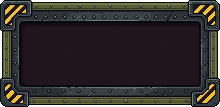
#> input picture art/v8/ui/panel_base.png, 220 x 107 px, given in place of hud_pass.jpg, which was not available
$ python v8_objects.py
#> lines starting #> are read from the running program, lines starting #| are printed output that depends on the picture; pictures that were not available may be replaced by others from this repository, and a replacement may not be noted
### tools/pixel/ai_clean.py
"""Yapay zekâ ile üretilmiş "piksel sanat" görselini gerçek piksel ızgarasına indirir ve düz arka planı siler.

1) Kenar profilinin Fourier analiziyle piksel boyu bulunur (ör. 1408 px genişlik / 240 = 5.87),
2) ızgara kayması hücre içi sapmayı en aza indiren değerle seçilir,
3) her hücre ortanca renge indirilir (JPEG gürültüsü gider),
4) arka plan (yeşil #00FF00 ya da macenta #FF00FF) ve kenardaki renk sızıntısı şeffaf yapılır.

python3 tools/pixel/ai_clean.py giriş.jpg çıkış.png auto|green|magenta [piksel_boyu]
"""
import sys

import numpy as np
from PIL import Image


def pixel_size(a, lo=2.0, hi=12.0):
    g = a.mean(-1)
    best = (0, lo)
    for ax in (0, 1):
        e = np.abs(np.diff(g, axis=ax)).sum(axis=1 - ax)
        e = e - e.mean()
        n = np.arange(len(e))
        for s in np.arange(lo, hi, 0.01):
            v = abs((e * np.exp(-2j * np.pi * n / s)).sum())
            if v > best[0]:
                best = (v, s)
    return best[1]


def fit_offset(a, s):
    H, W, _ = a.shape
    best = None
    for ox in np.arange(0, s, 0.5):
        for oy in np.arange(0, s, 0.5):
            xs = ((np.arange(W) - ox) // s).astype(int)
            ys = ((np.arange(H) - oy) // s).astype(int)
            _, inv, cnt = np.unique((ys[:, None] * 10000 + xs[None, :]).ravel(), return_inverse=True, return_counts=True)
            v = 0.0
            for c in range(3):
                ch = a[..., c].ravel()
                v += ((ch - (np.bincount(inv, ch) / cnt)[inv]) ** 2).mean()
            if best is None or v < best[0]:
                best = (v, ox, oy)
    return best[1], best[2]


def clean(src, dst, bg="green", s=None):
    a = np.asarray(Image.open(src).convert("RGB")).astype(float)
    s = s or pixel_size(a)
    ox, oy = fit_offset(a, s)
    H, W, _ = a.shape
    nw, nh = int((W - ox) // s), int((H - oy) // s)
    out = np.zeros((nh, nw, 3))
    for j in range(nh):
        y0, y1 = int(round(oy + j * s + 1)), int(round(oy + (j + 1) * s - 1))
        for i in range(nw):
            x0, x1 = int(round(ox + i * s + 1)), int(round(ox + (i + 1) * s - 1))
            out[j, i] = np.median(a[y0:max(y1, y0 + 1), x0:max(x1, x0 + 1)].reshape(-1, 3), 0)
    r, g, b = out[..., 0], out[..., 1], out[..., 2]
    if bg == "auto":
        # köşelerden arka plan rengi; kenardan taşma doldurma (iç kısımdaki benzer renkler korunur) +
        # arka plana çok yakın kapalı boşluklar (kol-gövde arası)
        from collections import deque
        corners = np.concatenate([out[:3, :3].reshape(-1, 3), out[:3, -3:].reshape(-1, 3), out[-3:, :3].reshape(-1, 3), out[-3:, -3:].reshape(-1, 3)])
        bgc = np.median(corners, 0)
        dist = np.sqrt(((out - bgc) ** 2).sum(-1))
        near = dist < 40
        hh, ww = near.shape
        seen = np.zeros_like(near)
        q = deque([(y, x) for y in range(hh) for x in (0, ww - 1) if near[y, x]] + [(y, x) for x in range(ww) for y in (0, hh - 1) if near[y, x]])
        for y, x in q:
            seen[y, x] = True
        while q:
            y, x = q.popleft()
            for dy, dx in ((1, 0), (-1, 0), (0, 1), (0, -1)):
                Y, X = y + dy, x + dx
                if 0 <= Y < hh and 0 <= X < ww and near[Y, X] and not seen[Y, X]:
                    seen[Y, X] = True
                    q.append((Y, X))
        key = seen | (dist < 14)
        # kenar sızıntısı: arka plana komşu ve arka plan rengine kayan pikseller → koyu kontur
        edge = np.zeros_like(key)
        for dy, dx in ((1, 0), (-1, 0), (0, 1), (0, -1)):
            edge |= np.roll(np.roll(key, dy, 0), dx, 1)
        edge &= ~key
        tint = (out - out.mean(-1, keepdims=True)) @ ((bgc - bgc.mean()) / (np.linalg.norm(bgc - bgc.mean()) + 1e-6))
        fringe = edge & (tint > 12)
        out[fringe] = out[fringe].mean(-1, keepdims=True) * np.array([0.55, 0.5, 0.55])
        spill = np.zeros_like(key)
    elif bg == "magenta":
        key = (r > 150) & (b > 150) & (g < 120)
        spill = (r > g + 60) & (b > g + 60)
    else:
        key = (g > 140) & (r < 120) & (b < 120)
        spill = (g > r + 30) & (g > b + 30)
    alpha = np.where(key | spill, 0, 255).astype(np.uint8)
    img = Image.fromarray(np.dstack([out.clip(0, 255).astype(np.uint8), alpha]), "RGBA")
    img.save(dst)  # kırpılmaz: rig koordinatları bu tuvale göre
    print(f"{src}: piksel {s:.2f}, kayma ({ox}, {oy}) → {img.size}")


# [3 lines that do not run on import are left out]

### tools/pixel/v8_objects.py
"""V8 kullanıcı görsellerini (art/v8u/*.jpg) oyun parçalarına ayırır → art/v8/<grup>/<ad>.png

Her görsel ai_clean ile gerçek piksel ızgarasına indirilir, arka planı (yeşil / macenta) silinir; alfa üzerindeki
bağlı bileşenler (yakın parçalar birleştirilerek) satır satır, soldan sağa sıralanıp verilen adlarla kırpılır.
Yinelenen ikinci satırlar (aynı seti iki kez çizen görseller) atılır.

python3 tools/pixel/v8_objects.py [ad,...]
"""
import os
import sys

import numpy as np
from PIL import Image
from scipy import ndimage

HERE = os.path.dirname(os.path.abspath(__file__))
sys.path.insert(0, HERE)
from ai_clean import clean  # noqa: E402

ROOT = os.path.join(HERE, "..", "..")
SRC = os.path.join(ROOT, "art", "v8u")
OUT = os.path.join(ROOT, "art", "v8")
TMP = os.environ.get("ZX_TMP", "/tmp/zx_v8_clean")

# ham görsel: (arka plan, grup, [adlar], satır sınırı (None = hepsi), birleştirme yarıçapı)
RECIPES = {
    "hud_pass": ("green", "ui", ["btn_pass"], None, 3),
    "hud_enter": ("green", "ui", ["btn_drive"], None, 3),
    "hud_exit": ("green", "ui", ["btn_exit"], None, 3),
    "u1_markers": ("green", "ui", ["map_gov", "map_clan", "map_war", "map_unknown"], 1, 2),
    "u2_bags": ("green", "ui", ["bagtab_0", "bagtab_1", "bagtab_2", "bagtab_3"], 1, 2),
    "u3_frame": ("green", "ui", ["panel_base"], None, 3),
    "s7_equip": ("green", "ui", ["slot_helmet", "slot_jacket", "slot_pants", "slot_boots", "slot_bag", "slot_ring", "slot_neck",
                                 "slot_neck2"], None, 2),
    "v1_moto": ("green", "veh", ["moto"], None, 3),
    "v2_car": ("green", "veh", ["car"], None, 3),
    "v3_wheel": ("green", "veh", ["wheel"], None, 3),
    "a1_soldier": ("green", "npc", ["soldier_front", "soldier_side", "soldier_back"], None, 3),
    "a2_sniper": ("green", "npc", ["sniper_front", "sniper_side", "sniper_back"], ("cuts", [0, 1], [[0, 0.415, 0.595, 1]]), 3),
    "a3_guns": ("green", "npc", ["gun_m4", "gun_sniper"], None, 3),
    "a4_soldier_fall": ("green", "npc", ["soldier_fall"], None, 30),
    "b1_wizard": ("green", "npc", ["wizard"], None, 4),
    "h1_heli": ("green", "props", ["heli"], None, 4),
    "u1_bunker": ("green", "props", ["bunker"], None, 4),
    "u2_tower": ("green", "props", ["watchtower"], None, 4),
    "u4_helipad": ("green", "props", ["helipad"], None, 4),
    "u6_supply": ("green", "props", ["supply_crate"], None, 4),
    "r5_hangar": ("green", "props", ["hangar"], None, 4),
    "k1_chests": ("green", "props", ["chest_wood", "chest_iron", "chest_mil"], None, 2),
    "k2_chests_open": ("green", "props", ["chest_wood_open", "chest_iron_open", "chest_mil_open"], ("cuts", [0, 1], [[0, 0.267, 0.57, 1]]), 2),
    "k3_furniture": ("green", "props", ["bed", "stove", "fence_wood", "gate", "weapon_rack", "rain_barrel"], ("cuts", [0, 0.47, 1], [[0, 0.36, 0.64, 1], [0, 0.41, 0.79, 1]]), 5),
    "r1_containers": ("green", "props", ["harbor_containers"], None, 6),
    "r2_tree": ("green", "props", ["burnt_tree", "burnt_stump"], None, 3),
    "r3_wreck": ("green", "props", ["desert_wreck"], None, 6),
    "r4_shack": ("magenta", "props", ["swamp_shack"], None, 6),
}


# yarı harmoniğe kayan (2.93) görseller: hepsi aynı piksel boyunda kalsın
FORCE_S = {"r5_hangar", "r1_containers", "r2_tree", "r3_wreck", "r4_shack"}


def cleaned(name, bg):
    os.makedirs(TMP, exist_ok=True)
    p = os.path.join(TMP, name + ".png")
    if not os.path.exists(p):
        clean(os.path.join(SRC, name + ".jpg"), p, bg, 5.86 if name in FORCE_S else None)
    return Image.open(p).convert("RGBA")


def components(a, radius):
    """Alfa bileşenleri: yakın parçalar (radius piksel) birleşir; çok küçük kırıntılar en yakın büyük parçaya katılır."""
    solid = a[..., 3] > 0
    grown = ndimage.binary_dilation(solid, iterations=radius) if radius > 0 else solid
    lab, n = ndimage.label(grown)
    lab = np.where(solid, lab, 0)
    boxes = []
    for i, sl in enumerate(ndimage.find_objects(lab), 1):
        if sl is None:
            continue
        area = int((lab[sl] == i).sum())
        boxes.append([sl[0].start, sl[1].start, sl[0].stop, sl[1].stop, area, i])
    if not boxes:
        return []
    big = max(b[4] for b in boxes)
    keep = [b for b in boxes if b[4] >= big * 0.04]
    return keep


def order(boxes):
    """Satırlara grupla (dikey merkez yakınlığı), satır içinde soldan sağa."""
    boxes = sorted(boxes, key=lambda b: (b[0] + b[2]) / 2)
    rows = []
    for b in boxes:
        cy = (b[0] + b[2]) / 2
        h = b[2] - b[0]
        if rows and abs(cy - rows[-1][0]) < max(h, rows[-1][1]) * 0.5:
            rows[-1][2].append(b)
        else:
            rows.append([cy, h, [b]])
    return [sorted(r[2], key=lambda b: b[1]) for r in rows]


def build(name):
    bg, group, names, max_rows, radius = RECIPES[name]
    im = cleaned(name, bg)
    a = np.asarray(im)
    if isinstance(max_rows, tuple):
        # elle verilen kesimler (parçalar birbirine değiyorsa): her hücrede yalnız ana parça (ve ona yakın olanlar)
        _, rcuts, ccuts = max_rows
        H, W = a.shape[:2]
        flat = []
        masks = []
        for r in range(len(rcuts) - 1):
            for c in range(len(ccuts[r]) - 1):
                y0, y1 = int(rcuts[r] * H), int(rcuts[r + 1] * H)
                x0, x1 = int(ccuts[r][c] * W), int(ccuts[r][c + 1] * W)
                cell = np.zeros(a.shape[:2], bool)
                cell[y0:y1, x0:x1] = a[y0:y1, x0:x1, 3] > 0
                grown = ndimage.binary_dilation(cell, iterations=radius)
                lab, n = ndimage.label(grown)
                lab = np.where(cell, lab, 0)
                areas = ndimage.sum(cell, lab, range(1, n + 1))
                keep = np.isin(lab, [i + 1 for i, ar in enumerate(areas) if ar >= areas.max() * 0.12])
                ys, xs = np.nonzero(keep)
                flat.append([ys.min(), xs.min(), ys.max() + 1, xs.max() + 1, len(ys), 0])
                masks.append(keep)
        rows = [flat]
        max_rows = None
    else:
        rows = order(components(a, radius))
    if max_rows:
        rows = rows[:max_rows]
    flat = [b for r in rows for b in r]
    if len(flat) != len(names):
        # beklenenden fazla parça: en büyük len(names) parçayı al, sırayı koru
        flat2 = sorted(flat, key=lambda b: -b[4])[:len(names)]
        flat = [b for b in flat if b in flat2]
        if len(flat) != len(names):
            print(f"! {name}: {len(flat)} parça bulundu, {len(names)} bekleniyordu")
    od = os.path.join(OUT, group)
    os.makedirs(od, exist_ok=True)
    for k, (nm, (y0, x0, y1, x1, _, _)) in enumerate(zip(names, flat)):
        if isinstance(RECIPES[name][3], tuple):
            # hücrede tutulmayan (komşuya ait) pikselleri sil
            src = im.copy()
            src.putalpha(Image.fromarray(np.where(masks[k], np.asarray(im)[..., 3], 0).astype(np.uint8)))
            crop = src.crop((x0, y0, x1, y1))
        else:
            crop = im.crop((x0, y0, x1, y1))
        crop.save(os.path.join(od, nm + ".png"))
        print(f"{group}/{nm}: {crop.size}")


if __name__ == "__main__":
    which = sys.argv[1].split(",") if len(sys.argv) > 1 else list(RECIPES)
    for w in which:
        build(w)
#> in clean, `a = np.asarray(Image.open(src).convert("RGB")).astype(float)`:
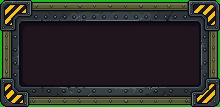
#> a: shape (107, 220, 3) float64; mean R, G, B 45, 46.6, 39.8
#> in pixel_size, `g = a.mean(-1)`:
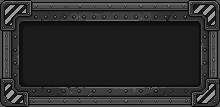
#> g: shape (107, 220) float64; min 3.67, max 175.3, mean 43.8
#> after the loop in pixel_size, `for ax in (0, 1):`: best = (92173.3, 8.55)
#> in clean, `s = s or pixel_size(a)`: s = 8.55
#> after the loop in fit_offset, `for ox in np.arange(0, s, 0.5):`: best = (2167.5, 3.5, 1.5)
#> in clean, `ox, oy = fit_offset(a, s)`: ox = 3.5; oy = 1.5
#> in clean, `nw, nh = int((W - ox) // s), int((H - oy) // s)`: nw = 25; nh = 12
#> the loop in clean, `for j in range(nh):` made 12 passes
#> (y0, y1) on passes 1 to 12: (2, 9), (11, 18), (20, 26), (28, 35), (37, 43), (45, 52), (54, 60), (62, 69), (71, 77), (79, 86), (88, 95), (97, 103)
#| tools/pixel/../../art/v8u/hud_pass.jpg: piksel 8.55, kayma (3.5, 1.5) → (25, 12)
#> in components, `lab, n = ndimage.label(grown)`: n = 1
#> the loop in components, `for i, sl in enumerate(ndimage.find_objects(lab), 1):` made 1 pass
#> (i, area) on pass 1: (1, 300)
#> after the loop in components, `for i, sl in enumerate(ndimage.find_objects(lab), 1):`: boxes = [[0, 0, 12, 25, 300, 1]]
#> in components, `big = max(b[4] for b in boxes)`: big = 300
#> in components, `keep = [b for b in boxes if b[4] >= big * 0.04]`: keep = [[0, 0, 12, 25, 300, 1]]
#> the loop in order, `for b in boxes:` made 1 pass
#> (b, cy, h) on pass 1: ([0, 0, 12, 25, 300, 1], 6, 12)
#> after the loop in order, `for b in boxes:`: rows = 1 item
#> in build, `rows = order(components(a, radius))`: rows = [[[0, 0, 12, 25, 300, 1]]]
#> in build, `flat = [b for r in rows for b in r]`: flat = [[0, 0, 12, 25, 300, 1]]
#> the loop in build, `for k, (nm, (y0, x0, y1, x1, _, _)) in enumerate(zip(names, flat)):` made 1 pass
#> (nm, y0, x0, y1, x1) on pass 1: ('btn_pass', 0, 0, 12, 25)
#| ui/btn_pass: (25, 12)
#> pass 2 of the loop `for w in which:`:
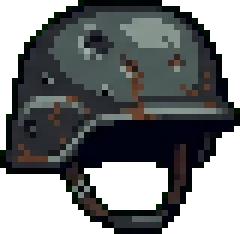
#> input picture art/v8/ui/slot_helmet.png, 40 x 39 px, given in place of hud_enter.jpg, which was not available (shown 6 times larger)
#> in clean (call 2), `a = np.asarray(Image.open(src).convert("RGB")).astype(float)`:
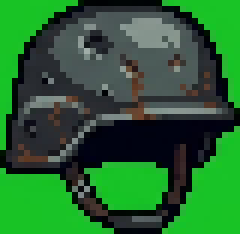
#> a: shape (39, 40, 3) float64 (shown 6 times larger); mean R, G, B 39.9, 100.3, 48.6
#> in pixel_size (call 2), `g = a.mean(-1)`:
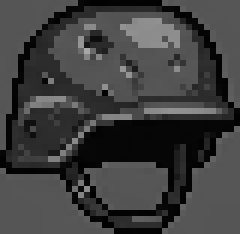
#> g: shape (39, 40) float64 (shown 6 times larger); min 0.667, max 167.7, mean 63
#> after the loop in pixel_size (call 2), `for ax in (0, 1):`: best = (5839.3, 8.82)
#> s = 8.82
#> the loop in fit_offset (call 2), `for ox in np.arange(0, s, 0.5):` made 18 passes
#> ox on passes 2 to 9: 0.5, 1, 1.5, 2, 2.5, 3, 3.5, 4
#> in clean (call 2), `ox, oy = fit_offset(a, s)`: ox = 1.5
#> nw = 4
#> the loop in clean (call 2), `for j in range(nh):` made 4 passes
#> (y0, y1) on passes 1 to 4: (2, 9), (11, 18), (20, 27), (29, 36)
#> in clean (call 2), `r, g, b = out[..., 0], out[..., 1], out[..., 2]`: r = [[24, 75, 133, 37], [40, 75, 76, 74], [42, 2, 0, 2], [24, 32, 24, 24]]; g = [[193, 89, 148, 87], [43, 87, 88, 59], [43, 5, 2, 1], [195, 53, 195, 194]]; b = [[37, 87, 141, 46], [48, 87, 86, 50], [47, 21, 17, 17], [39, 37, 39, 39]]
#> key = [[True, False, False, False], [False, False, False, False], [False, False, False, False], [True, False, True, True]]
#> spill = [[True, False, False, True], [False, False, False, False], [False, False, False, False], [True, False, True, True]]
#> alpha = [[0, 255, 255, 0], [255, 255, 255, 255], [255, 255, 255, 255], [0, 255, 0, 0]]
#| tools/pixel/../../art/v8u/hud_enter.jpg: piksel 8.82, kayma (1.5, 1.5) → (4, 4)
#> the loop in components (call 2), `for i, sl in enumerate(ndimage.find_objects(lab), 1):` made 1 pass
#> (i, area) on pass 1: (1, 11)
#> the loop in order (call 2), `for b in boxes:` made 1 pass
#> (b, cy, h) on pass 1: ([0, 0, 4, 4, 11, 1], 2, 4)
#> the loop in build (call 2), `for k, (nm, (y0, x0, y1, x1, _, _)) in enumerate(zip(names, flat)):` made 1 pass
#> (nm, y0, x0, y1, x1) on pass 1: ('btn_drive', 0, 0, 4, 4)
#> (printed output is left out)
#> (the run stopped early here; a loop or call above may not have finished)
